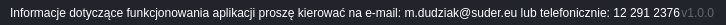
              <widget class="QFrame" name="frame_grip">
               <property name="minimumSize">
                <size>
                 <width>0</width>
                 <height>25</height>
                </size>
               </property>
               <property name="maximumSize">
                <size>
                 <width>16777215</width>
                 <height>25</height>
                </size>
               </property>
               <property name="styleSheet">
                <string notr="true">background-color: rgb(33, 37, 43);</string>
               </property>
               <property name="frameShape">
                <enum>QFrame::NoFrame</enum>
               </property>
               <property name="frameShadow">
                <enum>QFrame::Raised</enum>
               </property>
               <layout class="QHBoxLayout" name="horizontalLayout_6">
                <property name="spacing">
                 <number>0</number>
                </property>
                <property name="leftMargin">
                 <number>0</number>
                </property>
                <property name="topMargin">
                 <number>0</number>
                </property>
                <property name="rightMargin">
                 <number>2</number>
                </property>
                <property name="bottomMargin">
                 <number>0</number>
                </property>
                <item>
                 <widget class="QFrame" name="frame_label_bottom">
                  <property name="frameShape">
                   <enum>QFrame::NoFrame</enum>
                  </property>
                  <property name="frameShadow">
                   <enum>QFrame::Raised</enum>
                  </property>
                  <layout class="QHBoxLayout" name="horizontalLayout_7">
                   <property name="spacing">
                    <number>0</number>
                   </property>
                   <property name="leftMargin">
                    <number>10</number>
                   </property>
                   <property name="topMargin">
                    <number>0</number>
                   </property>
                   <property name="rightMargin">
                    <number>10</number>
                   </property>
                   <property name="bottomMargin">
                    <number>0</number>
                   </property>
                   <item>
                    <widget class="QLabel" name="label_credits">
                     <property name="font">
                      <font>
                       <family>Segoe UI</family>
                      </font>
                     </property>
                     <property name="styleSheet">
                      <string notr="true">color: rgb(255, 255, 255);</string>
                     </property>
                     <property name="text">
                      <string>Informacje dotyczące funkcjonowania aplikacji proszę kierować na e-mail: m.dudziak@suder.eu lub telefonicznie: 12 291 2376</string>
                     </property>
                    </widget>
                   </item>
                   <item>
                    <widget class="QLabel" name="label_version">
                     <property name="maximumSize">
                      <size>
                       <width>100</width>
                       <height>16777215</height>
                      </size>
                     </property>
                     <property name="font">
                      <font>
                       <family>Segoe UI</family>
                      </font>
                     </property>
                     <property name="styleSheet">
                      <string notr="true">color: rgb(98, 103, 111);</string>
                     </property>
                     <property name="text">
                      <string>v1.0.0</string>
                     </property>
                     <property name="alignment">
                      <set>Qt::AlignRight|Qt::AlignTrailing|Qt::AlignVCenter</set>
                     </property>
                    </widget>
                   </item>
                  </layout>
                 </widget>
                </item>
                <item>
                 <widget class="QFrame" name="frame_size_grip">
                  <property name="maximumSize">
                   <size>
                    <width>20</width>
                    <height>20</height>
                   </size>
                  </property>
                  <property name="styleSheet">
                   <string notr="true">QSizeGrip {
	background-image: url(:/16x16/icons/16x16/cil-size-grip.png);
	background-position: center;
	background-repeat: no-reperat;
}</string>
                  </property>
                  <property name="frameShape">
                   <enum>QFrame::NoFrame</enum>
                  </property>
                  <property name="frameShadow">
                   <enum>QFrame::Raised</enum>
                  </property>
                 </widget>
                </item>
               </layout>
              </widget>
